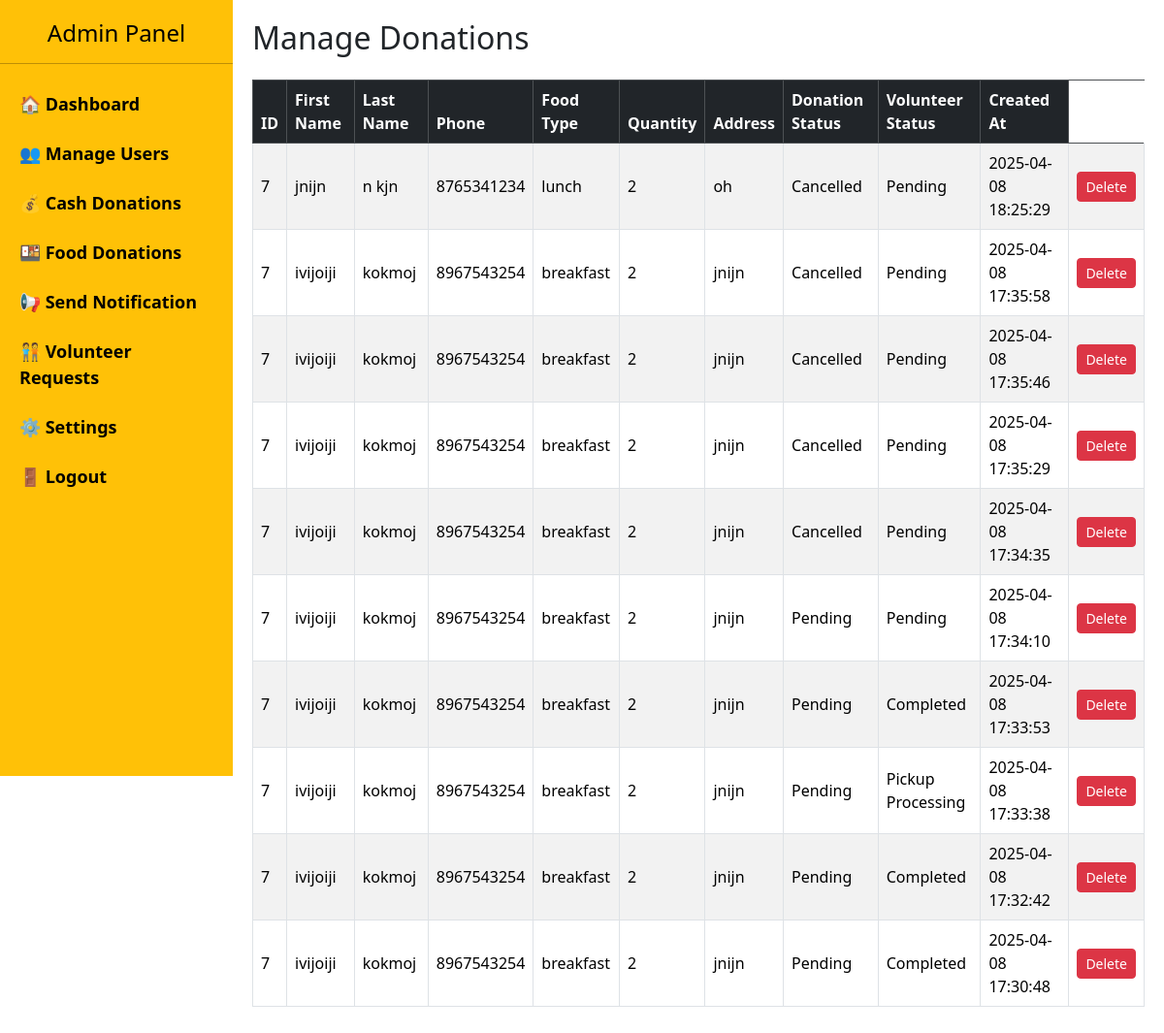
Screenshot of /admin/manage_donations.php with the database file from the repository.
### tables this page shows
CREATE TABLE `donations` (
  `id` int(11) NOT NULL,
  `user_id` int(11) DEFAULT NULL,
  `first_name` varchar(100) DEFAULT NULL,
  `last_name` varchar(100) DEFAULT NULL,
  `phone` varchar(15) DEFAULT NULL,
  `meal_type` varchar(50) DEFAULT NULL,
  `food_quantity` int(11) DEFAULT NULL,
  `address` varchar(255) DEFAULT NULL,
  `city` varchar(100) DEFAULT NULL,
  `landmark` varchar(100) DEFAULT NULL,
  `state` varchar(100) DEFAULT NULL,
  `donation_status` varchar(20) DEFAULT 'Pending',
  `volunteer_status` enum('Pending','Pickup Processing','Picked Up','Completed') DEFAULT 'Pending',
  `created_at` timestamp NOT NULL DEFAULT current_timestamp()
);

### admin/manage_donations.php (the view, shortened to what this page needs)
<?php
include '../db/db.php';
?>
<!DOCTYPE html>
<html lang="en">
<head>
    <link href="https://cdn.jsdelivr.net/npm/bootstrap@5.3.3/dist/css/bootstrap.min.css" rel="stylesheet">
</head>
<body>
<?php include 'admin_sidebar.php'; ?>
<div class="main-content">
    <h2 class="mb-4">Manage Donations</h2>
    <div class="table-responsive">
        <table class="table table-bordered table-striped align-middle">
            <thead class="table-dark">
                <tr>
                    <th>ID</th>
                    <th>First Name</th>
                    <th>Last Name</th>
                    <th>Phone</th>
                    <th>Food Type</th>
                    <th>Quantity</th>
                    <th>Address</th>
                    <th>Donation Status</th>
                    <th>Volunteer Status</th>
                    <th>Created At</th>
                </tr>
            </thead>
            <tbody>
                <?php
                $stmt = $conn->prepare("SELECT * FROM donations ORDER BY created_at DESC");
                $stmt->execute();
                $result = $stmt->get_result();
                if ($result->num_rows > 0):
                    while ($row = $result->fetch_assoc()):
                ?>
                    <tr>
                        <td><?= htmlspecialchars($row['user_id']) ?></td>
                        <td><?= htmlspecialchars($row['first_name']) ?></td>
                        <td><?= htmlspecialchars($row['last_name']) ?></td>
                        <td><?= htmlspecialchars($row['phone']) ?></td>
                        <td><?= htmlspecialchars($row['meal_type']) ?></td>
                        <td><?= htmlspecialchars($row['food_quantity']) ?></td>
                        <td><?= htmlspecialchars($row['address']) ?></td>
                        <td><?= htmlspecialchars($row['donation_status']) ?></td>
                        <td><?= htmlspecialchars($row['volunteer_status']) ?></td>
                        <td><?= htmlspecialchars($row['created_at']) ?></td>
                        <td>
                            <button class="btn btn-danger btn-sm" onclick="deleteDonation(<?= $row['id'] ?>)">Delete</button>
                        </td>
                    </tr>
                <?php endwhile; else: ?>
                    <tr><td colspan="9" class="text-center">No donations found.</td></tr>
                <?php endif; ?>
            </tbody>
        </table>
    </div>
</div>
</body>
</html>

### admin/manage_donations.php (style rules this page uses)
body { overflow-x: hidden; }
.main-content { margin-left: 240px; padding: 20px; }

### rows the page displays
donations: user "7", first_name "jnijn", last_name "n kjn", phone "8765341234", meal_type "lunch", food_quantity "2", address "oh", donation_status "Cancelled", volunteer_status "Pending", created_at "2025-04-08 18:25:29"
donations: user "7", first_name "ivijoiji", last_name "kokmoj", phone "8967543254", meal_type "breakfast", food_quantity "2", address "jnijn", donation_status "Cancelled", volunteer_status "Pending", created_at "2025-04-08 17:35:58"
donations: user "7", first_name "ivijoiji", last_name "kokmoj", phone "8967543254", meal_type "breakfast", food_quantity "2", address "jnijn", donation_status "Cancelled", volunteer_status "Pending", created_at "2025-04-08 17:35:46"
donations: user "7", first_name "ivijoiji", last_name "kokmoj", phone "8967543254", meal_type "breakfast", food_quantity "2", address "jnijn", donation_status "Cancelled", volunteer_status "Pending", created_at "2025-04-08 17:35:29"
donations: user "7", first_name "ivijoiji", last_name "kokmoj", phone "8967543254", meal_type "breakfast", food_quantity "2", address "jnijn", donation_status "Cancelled", volunteer_status "Pending", created_at "2025-04-08 17:34:35"
donations: user "7", first_name "ivijoiji", last_name "kokmoj", phone "8967543254", meal_type "breakfast", food_quantity "2", address "jnijn", donation_status "Pending", volunteer_status "Pending", created_at "2025-04-08 17:34:10"
donations: user "7", first_name "ivijoiji", last_name "kokmoj", phone "8967543254", meal_type "breakfast", food_quantity "2", address "jnijn", donation_status "Pending", volunteer_status "Completed", created_at "2025-04-08 17:33:53"
donations: user "7", first_name "ivijoiji", last_name "kokmoj", phone "8967543254", meal_type "breakfast", food_quantity "2", address "jnijn", donation_status "Pending", volunteer_status "Pickup Processing", created_at "2025-04-08 17:33:38"
donations: user "7", first_name "ivijoiji", last_name "kokmoj", phone "8967543254", meal_type "breakfast", food_quantity "2", address "jnijn", donation_status "Pending", volunteer_status "Completed", created_at "2025-04-08 17:32:42"
donations: user "7", first_name "ivijoiji", last_name "kokmoj", phone "8967543254", meal_type "breakfast", food_quantity "2", address "jnijn", donation_status "Pending", volunteer_status "Completed", created_at "2025-04-08 17:30:48"
